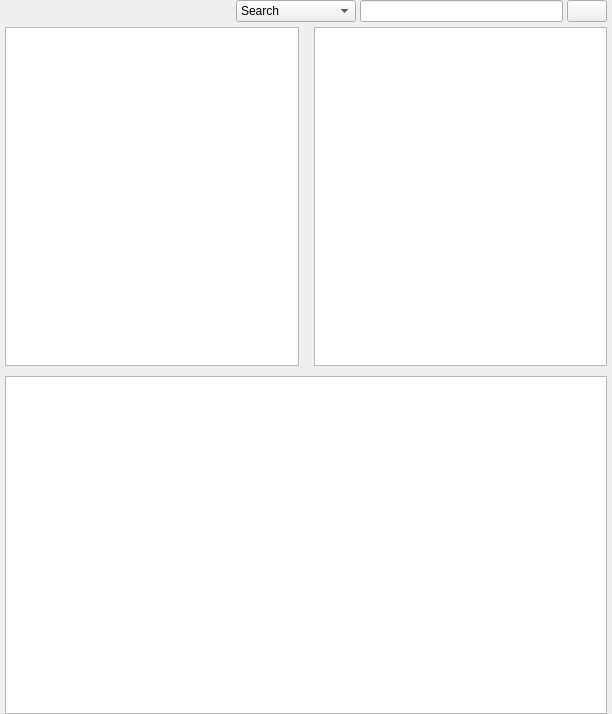
<?xml version="1.0" encoding="UTF-8"?>
<ui version="4.0">
 <class>GUI_SoundcloudLibrary</class>
 <widget class="QWidget" name="GUI_SoundcloudLibrary">
  <property name="geometry">
   <rect>
    <x>0</x>
    <y>0</y>
    <width>612</width>
    <height>714</height>
   </rect>
  </property>
  <property name="minimumSize">
   <size>
    <width>0</width>
    <height>0</height>
   </size>
  </property>
  <property name="focusPolicy">
   <enum>Qt::ClickFocus</enum>
  </property>
  <property name="acceptDrops">
   <bool>true</bool>
  </property>
  <property name="windowTitle">
   <string>Library</string>
  </property>
  <layout class="QGridLayout" name="gridLayout">
   <property name="leftMargin">
    <number>5</number>
   </property>
   <property name="topMargin">
    <number>0</number>
   </property>
   <property name="rightMargin">
    <number>5</number>
   </property>
   <property name="bottomMargin">
    <number>0</number>
   </property>
   <property name="horizontalSpacing">
    <number>15</number>
   </property>
   <property name="verticalSpacing">
    <number>5</number>
   </property>
   <item row="4" column="0" colspan="4">
    <widget class="LibraryTableView" name="tb_title">
     <property name="font">
      <font>
       <weight>75</weight>
       <bold>true</bold>
      </font>
     </property>
     <property name="focusPolicy">
      <enum>Qt::StrongFocus</enum>
     </property>
     <property name="acceptDrops">
      <bool>true</bool>
     </property>
     <property name="frameShadow">
      <enum>QFrame::Sunken</enum>
     </property>
     <property name="editTriggers">
      <set>QAbstractItemView::CurrentChanged|QAbstractItemView::SelectedClicked</set>
     </property>
     <property name="tabKeyNavigation">
      <bool>false</bool>
     </property>
     <property name="dragEnabled">
      <bool>true</bool>
     </property>
     <property name="dragDropMode">
      <enum>QAbstractItemView::DragDrop</enum>
     </property>
     <property name="selectionBehavior">
      <enum>QAbstractItemView::SelectRows</enum>
     </property>
     <property name="showGrid">
      <bool>false</bool>
     </property>
     <property name="gridStyle">
      <enum>Qt::DotLine</enum>
     </property>
     <property name="sortingEnabled">
      <bool>true</bool>
     </property>
     <property name="wordWrap">
      <bool>false</bool>
     </property>
     <attribute name="horizontalHeaderCascadingSectionResizes">
      <bool>true</bool>
     </attribute>
     <attribute name="horizontalHeaderHighlightSections">
      <bool>false</bool>
     </attribute>
     <attribute name="horizontalHeaderMinimumSectionSize">
      <number>23</number>
     </attribute>
     <attribute name="horizontalHeaderShowSortIndicator" stdset="0">
      <bool>true</bool>
     </attribute>
     <attribute name="horizontalHeaderStretchLastSection">
      <bool>true</bool>
     </attribute>
     <attribute name="verticalHeaderVisible">
      <bool>false</bool>
     </attribute>
     <attribute name="verticalHeaderDefaultSectionSize">
      <number>20</number>
     </attribute>
     <attribute name="verticalHeaderMinimumSectionSize">
      <number>20</number>
     </attribute>
    </widget>
   </item>
   <item row="2" column="2" colspan="2">
    <widget class="LibraryViewAlbum" name="lv_album">
     <property name="sizePolicy">
      <sizepolicy hsizetype="Expanding" vsizetype="Expanding">
       <horstretch>1</horstretch>
       <verstretch>0</verstretch>
      </sizepolicy>
     </property>
     <property name="minimumSize">
      <size>
       <width>200</width>
       <height>0</height>
      </size>
     </property>
     <property name="font">
      <font>
       <weight>75</weight>
       <bold>true</bold>
      </font>
     </property>
     <property name="focusPolicy">
      <enum>Qt::StrongFocus</enum>
     </property>
     <property name="acceptDrops">
      <bool>true</bool>
     </property>
     <property name="frameShadow">
      <enum>QFrame::Sunken</enum>
     </property>
     <property name="editTriggers">
      <set>QAbstractItemView::CurrentChanged|QAbstractItemView::SelectedClicked</set>
     </property>
     <property name="tabKeyNavigation">
      <bool>false</bool>
     </property>
     <property name="dragEnabled">
      <bool>true</bool>
     </property>
     <property name="dragDropMode">
      <enum>QAbstractItemView::DragDrop</enum>
     </property>
     <property name="selectionBehavior">
      <enum>QAbstractItemView::SelectRows</enum>
     </property>
     <property name="showGrid">
      <bool>false</bool>
     </property>
     <property name="gridStyle">
      <enum>Qt::DotLine</enum>
     </property>
     <property name="sortingEnabled">
      <bool>true</bool>
     </property>
     <property name="wordWrap">
      <bool>false</bool>
     </property>
     <attribute name="horizontalHeaderHighlightSections">
      <bool>false</bool>
     </attribute>
     <attribute name="horizontalHeaderStretchLastSection">
      <bool>true</bool>
     </attribute>
     <attribute name="verticalHeaderVisible">
      <bool>false</bool>
     </attribute>
     <attribute name="verticalHeaderDefaultSectionSize">
      <number>20</number>
     </attribute>
     <attribute name="verticalHeaderMinimumSectionSize">
      <number>20</number>
     </attribute>
    </widget>
   </item>
   <item row="2" column="0" colspan="2">
    <widget class="LibraryTableView" name="lv_artist">
     <property name="sizePolicy">
      <sizepolicy hsizetype="Expanding" vsizetype="Expanding">
       <horstretch>1</horstretch>
       <verstretch>0</verstretch>
      </sizepolicy>
     </property>
     <property name="minimumSize">
      <size>
       <width>200</width>
       <height>0</height>
      </size>
     </property>
     <property name="font">
      <font>
       <weight>75</weight>
       <bold>true</bold>
      </font>
     </property>
     <property name="focusPolicy">
      <enum>Qt::StrongFocus</enum>
     </property>
     <property name="acceptDrops">
      <bool>true</bool>
     </property>
     <property name="frameShadow">
      <enum>QFrame::Sunken</enum>
     </property>
     <property name="editTriggers">
      <set>QAbstractItemView::CurrentChanged|QAbstractItemView::SelectedClicked</set>
     </property>
     <property name="tabKeyNavigation">
      <bool>false</bool>
     </property>
     <property name="dragEnabled">
      <bool>true</bool>
     </property>
     <property name="dragDropMode">
      <enum>QAbstractItemView::DragDrop</enum>
     </property>
     <property name="selectionBehavior">
      <enum>QAbstractItemView::SelectRows</enum>
     </property>
     <property name="showGrid">
      <bool>false</bool>
     </property>
     <property name="gridStyle">
      <enum>Qt::DotLine</enum>
     </property>
     <property name="sortingEnabled">
      <bool>true</bool>
     </property>
     <property name="wordWrap">
      <bool>false</bool>
     </property>
     <attribute name="horizontalHeaderHighlightSections">
      <bool>false</bool>
     </attribute>
     <attribute name="horizontalHeaderStretchLastSection">
      <bool>true</bool>
     </attribute>
     <attribute name="verticalHeaderVisible">
      <bool>false</bool>
     </attribute>
     <attribute name="verticalHeaderDefaultSectionSize">
      <number>20</number>
     </attribute>
     <attribute name="verticalHeaderMinimumSectionSize">
      <number>20</number>
     </attribute>
    </widget>
   </item>
   <item row="3" column="0" colspan="2">
    <widget class="QFrame" name="frame">
     <property name="focusPolicy">
      <enum>Qt::ClickFocus</enum>
     </property>
     <property name="frameShape">
      <enum>QFrame::StyledPanel</enum>
     </property>
     <property name="frameShadow">
      <enum>QFrame::Raised</enum>
     </property>
    </widget>
   </item>
   <item row="1" column="0" colspan="4">
    <layout class="QHBoxLayout" name="horizontalLayout_2">
     <property name="spacing">
      <number>4</number>
     </property>
     <item>
      <widget class="QFrame" name="header_frame">
       <property name="frameShape">
        <enum>QFrame::StyledPanel</enum>
       </property>
       <property name="frameShadow">
        <enum>QFrame::Raised</enum>
       </property>
      </widget>
     </item>
     <item>
      <widget class="QLabel" name="lab_status">
       <property name="focusPolicy">
        <enum>Qt::ClickFocus</enum>
       </property>
       <property name="text">
        <string/>
       </property>
      </widget>
     </item>
     <item>
      <widget class="QLabel" name="lab_music_library">
       <property name="font">
        <font>
         <pointsize>11</pointsize>
         <weight>75</weight>
         <bold>true</bold>
        </font>
       </property>
       <property name="focusPolicy">
        <enum>Qt::ClickFocus</enum>
       </property>
       <property name="text">
        <string/>
       </property>
      </widget>
     </item>
     <item>
      <spacer name="horizontalSpacer">
       <property name="orientation">
        <enum>Qt::Horizontal</enum>
       </property>
       <property name="sizeHint" stdset="0">
        <size>
         <width>40</width>
         <height>20</height>
        </size>
       </property>
      </spacer>
     </item>
     <item>
      <widget class="QComboBox" name="combo_searchfilter">
       <property name="sizePolicy">
        <sizepolicy hsizetype="Preferred" vsizetype="Minimum">
         <horstretch>0</horstretch>
         <verstretch>0</verstretch>
        </sizepolicy>
       </property>
       <property name="minimumSize">
        <size>
         <width>120</width>
         <height>0</height>
        </size>
       </property>
       <item>
        <property name="text">
         <string>Search</string>
        </property>
       </item>
       <item>
        <property name="text">
         <string>Genre</string>
        </property>
       </item>
       <item>
        <property name="text">
         <string>Path</string>
        </property>
       </item>
      </widget>
     </item>
     <item>
      <widget class="QLineEdit" name="le_search">
       <property name="focusPolicy">
        <enum>Qt::ClickFocus</enum>
       </property>
       <property name="toolTip">
        <string>Search for title, interprets and albums</string>
       </property>
      </widget>
     </item>
     <item>
      <widget class="QPushButton" name="btn_clear">
       <property name="sizePolicy">
        <sizepolicy hsizetype="Minimum" vsizetype="Minimum">
         <horstretch>0</horstretch>
         <verstretch>0</verstretch>
        </sizepolicy>
       </property>
       <property name="focusPolicy">
        <enum>Qt::ClickFocus</enum>
       </property>
       <property name="toolTip">
        <string>Show all interprets, albums, tracks</string>
       </property>
       <property name="text">
        <string/>
       </property>
       <property name="icon">
        <iconset resource="../../../GUI/Resources/Icons.qrc">
         <normaloff>:/Icons/broom.png</normaloff>:/Icons/broom.png</iconset>
       </property>
      </widget>
     </item>
    </layout>
   </item>
  </layout>
 </widget>
 <customwidgets>
  <customwidget>
   <class>LibraryViewAlbum</class>
   <extends>QTableView</extends>
   <header>GUI/Library/Views/LibraryViewAlbum.h</header>
  </customwidget>
  <customwidget>
   <class>LibraryTableView</class>
   <extends>QTableView</extends>
   <header>GUI/Library/Views/LibraryTableView.h</header>
  </customwidget>
 </customwidgets>
 <tabstops>
  <tabstop>lv_artist</tabstop>
  <tabstop>lv_album</tabstop>
  <tabstop>tb_title</tabstop>
 </tabstops>
 <resources>
  <include location="../../../GUI/Resources/Icons.qrc"/>
 </resources>
 <connections/>
</ui>
